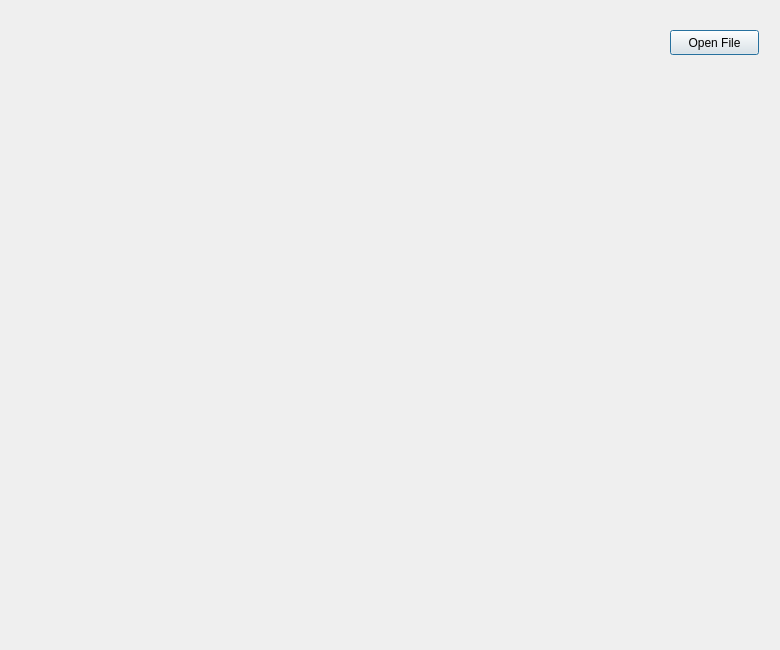
<?xml version="1.0" encoding="UTF-8"?>
<ui version="4.0">
 <class>Dialog</class>
 <widget class="QDialog" name="Dialog">
  <property name="geometry">
   <rect>
    <x>0</x>
    <y>0</y>
    <width>780</width>
    <height>650</height>
   </rect>
  </property>
  <property name="windowTitle">
   <string>Dialog</string>
  </property>
  <widget class="QLabel" name="label">
   <property name="geometry">
    <rect>
     <x>30</x>
     <y>100</y>
     <width>711</width>
     <height>531</height>
    </rect>
   </property>
   <property name="text">
    <string/>
   </property>
  </widget>
  <widget class="QPushButton" name="btnOpen">
   <property name="geometry">
    <rect>
     <x>670</x>
     <y>30</y>
     <width>89</width>
     <height>25</height>
    </rect>
   </property>
   <property name="text">
    <string>Open File</string>
   </property>
  </widget>
 </widget>
 <resources/>
 <connections/>
</ui>
